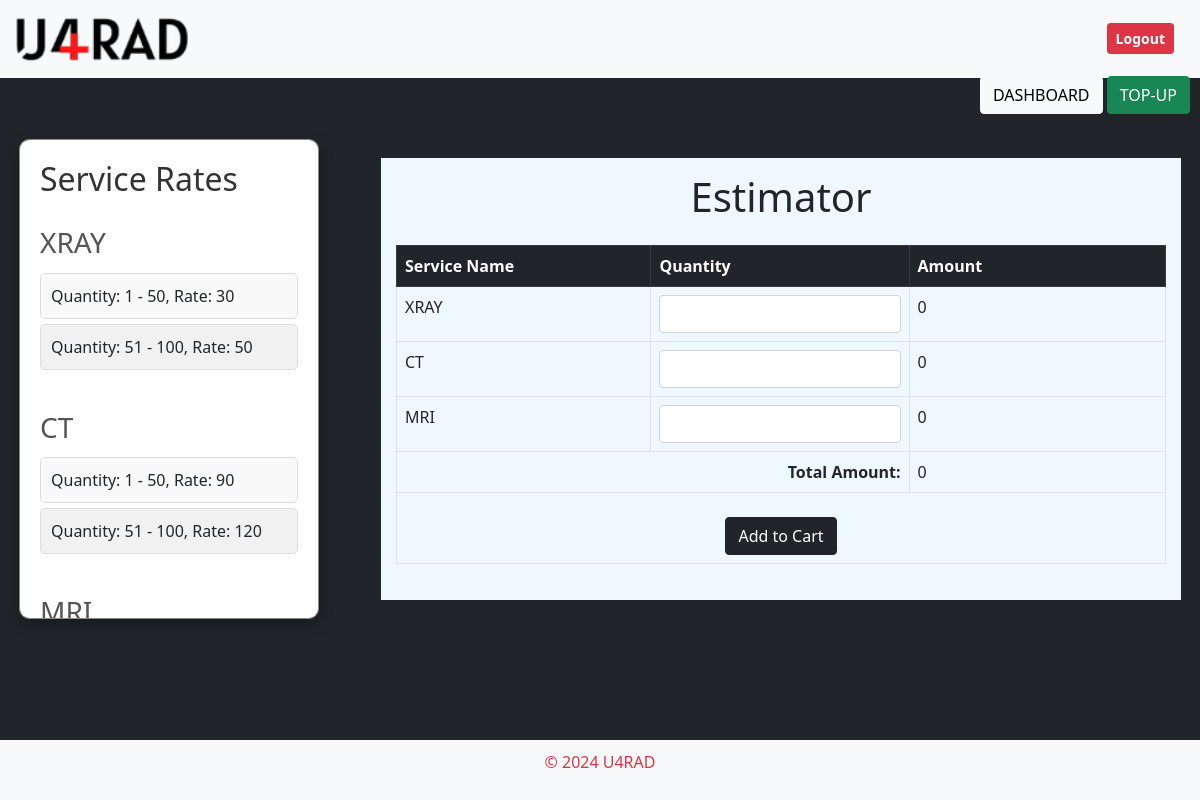
Page /calculate-amount/ (signed in) on the earlier database version.
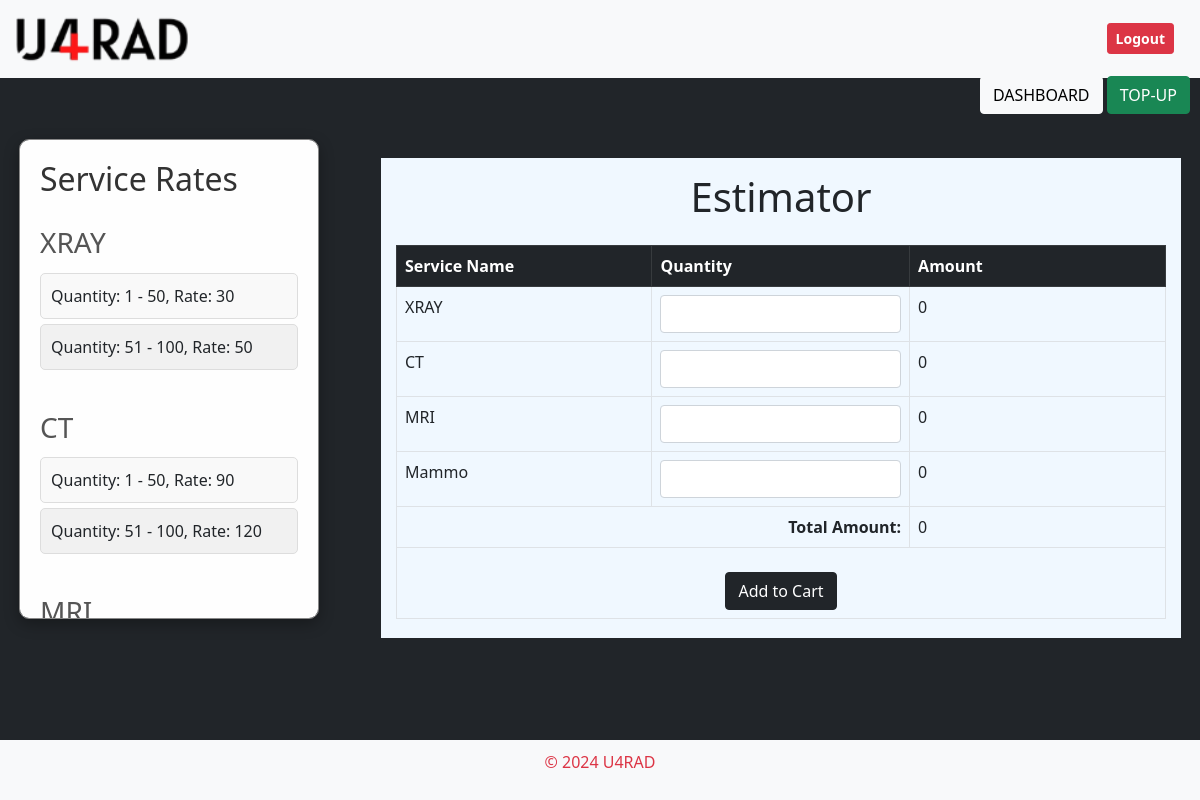
Same page on the later database version.
### services/models/models.py (models this page shows, shortened)
class Service(models.Model):
    service_name = models.CharField(max_length=100)
    is_active = models.BooleanField(default=True)
    added_date = models.DateTimeField(auto_now_add=True)
    added_by = models.ForeignKey(User, related_name='services_added', on_delete=models.CASCADE)
    modified_date = models.DateTimeField(auto_now=True)
    modified_by = models.ForeignKey(User, related_name='services_modified', on_delete=models.CASCADE)

### services/views.py (the view)
# urls.py: path('calculate-amount/', views.calculate_amount, name='calculate_amount'),
@login_required
def calculate_amount(request):
    services = Service.objects.filter(is_active=True).prefetch_related('rates')
    services_with_rates = []
    for service in services:
        rates = list(service.rates.values('min_quantity', 'max_quantity', 'rate'))
        for rate in rates:
            rate['rate'] = convert_decimal(rate['rate'])
        services_with_rates.append({
            'id': service.id,
            'service_name': service.service_name,
            'rates_json': json.dumps(rates),
            'rates': rates,
        })
    return render(request, 'services/calculate_amount.html', {'services': services_with_rates})

### services/views.py (called while the page is built)
def convert_decimal(value):
    return int(value)

### services/templates/services/calculate_amount.html (shortened to what this page needs)
{% extends 'services/base_generic.html' %} {% block content %}
<link
  href="https://cdn.jsdelivr.net/npm/bootstrap@5.0.2/dist/css/bootstrap.min.css"
  rel="stylesheet"
/>
<div class="top-right-corner">
  <a class="btn btn-light mt-3 text-center" href="{% url 'user_dashboard' %}">DASHBOARD</a>
  <button class="btn btn-success mt-3 text-center" onclick="openPopup()">TOP-UP</button>
</div>
<div class="row">
  <div class="modal-content col-sm-3">
    <h2>Service Rates</h2>
    {% for service in services %}
      <h3>{{ service.service_name }}</h3>
      <ul>
        {% for rate in service.rates %}
          <li>Quantity: {{ rate.min_quantity }} - {{ rate.max_quantity }}, Rate: {{ rate.rate }}</li>
        {% endfor %}
      </ul>
    {% endfor %}
  </div>
<div class="container mt-10 col-sm-9">
  <h1 class="text-center mb-4">Estimator</h1>
  <div class="table-responsive">
    <table class="table table-bordered">
      <thead class="table-dark">
        <tr>
          <th>Service Name</th>
          <th>Quantity</th>
          <th>Amount</th>
        </tr>
      </thead>
      <tbody>
        {% for service in services %}
        <tr>
          <td>{{ service.service_name }}</td>
          <td>
            <input
              type="number"
              class="form-control"
              id="quantity_{{ service.id }}"
              oninput="calculateAmount('{{ service.id }}', '{{ service.rates_json|escapejs }}')"
            />
          </td>
          <td id="amount_{{ service.id }}">0</td>
        </tr>
        {% endfor %}
      </tbody>
      <tfoot>
        <tr>
          <td colspan="2" class="text-end"><strong>Total Amount:</strong></td>
          <td id="total_amount">0</td>
        </tr>
        <tr>
          <td colspan="3" class="text-center">
            <button class="btn btn-dark mt-3 text-center" onclick="addToCart()">Add to Cart</button>
          </td>
        </tr>
      </tfoot>
    </table>
  </div>
</div>
</div>
{% endblock %}

Differences in the rows shown:
added Service: service_name "Mammo"
Other differences:
new list line: " 0"
